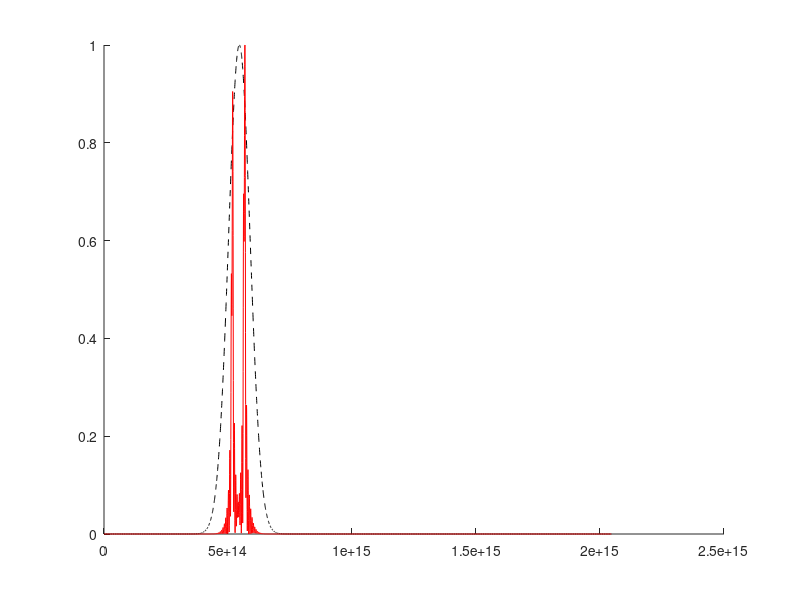

MATLAB code for this plot:
clearvars

% main pulse
lambda0 = 550e-9; % central wavelength [m]
f0 = 3e8/lambda0; % central frequency of main pulse [Hz]
num_cycles_in_pulse = 6; % (approximately) the number of optical cycles in the main pulse (must be > 1 and preferably < 40)
dt = 1/(15*f0); % time resolution of time vector
tau_pulse = (num_cycles_in_pulse/3)/f0; % temporal width of main pulse (assumed Gaussian)
t = linspace(-300*tau_pulse, 300*tau_pulse, round(300*tau_pulse/dt)); % time vector for pulse
E0 = @(dt) exp(-0.5*(t-dt).^2/tau_pulse^2); % pulse envelope function
Emain = E0(0).*cos(2*pi*f0*t); % main pulse electric field
main_pulse_spectrum = fft(Emain); % the spectrum of the main pulse
main_pulse_spectrum = main_pulse_spectrum/max(abs(main_pulse_spectrum)); % normalized pulse spectrum

% molecular response pulse
tau_relax = 15*tau_pulse; % relaxation time of molecular vibration
t_delay = 50*tau_pulse;
lambda_mol1 = 580e-9; % wavelength of molecular coherence 1
lambda_mol2 = 530e-9; % wavelength of molecular coherence 2
f_mol1 = 3e8/lambda_mol1; % frequency of molecular coherence 1
f_mol2 = 3e8/lambda_mol2; % frequency of molecular coherence 1
Hmol = exp(-t/tau_relax).*sin(2*pi*f_mol1*t) + exp(-t/tau_relax).*sin(2*pi*f_mol2*t); % molecular response function
Hmol(t<0) = 0; % making the molecular response function causal
Emol = conv(Emain, Hmol, 'same'); % the convolution between the molecular response function and the pulse is proportional to the output signal field
Emol = Emol/max(Emol); % normalized signal field

% reference pulse (local oscillator)
Eref = E0(t_delay).*cos(2*pi*f0*(t-t_delay)); % delayed reference pulse (delayed using movable mirror)

% frequency domain (what the spectrometer sees)
Edet = Emol+Eref;
det_spectrum = abs(fft(Edet)).^2; % the spectrum that the spectrometer sees
det_spectrum = det_spectrum/max(det_spectrum); % normalized detector spectrum
Fmax = 1/(2*dt);
freq = linspace(0,Fmax/2,round(numel(t)/2));
hold on
plot1 = plot(freq, abs(main_pulse_spectrum(1:round(numel(t)/2))), 'LineWidth', 0.5, 'Color', 'k', 'LineStyle', '--');
plot2 = plot(freq, abs(det_spectrum(1:round(numel(t)/2))), 'LineWidth', 0.5, 'Color', 'r', 'LineStyle', '-');

